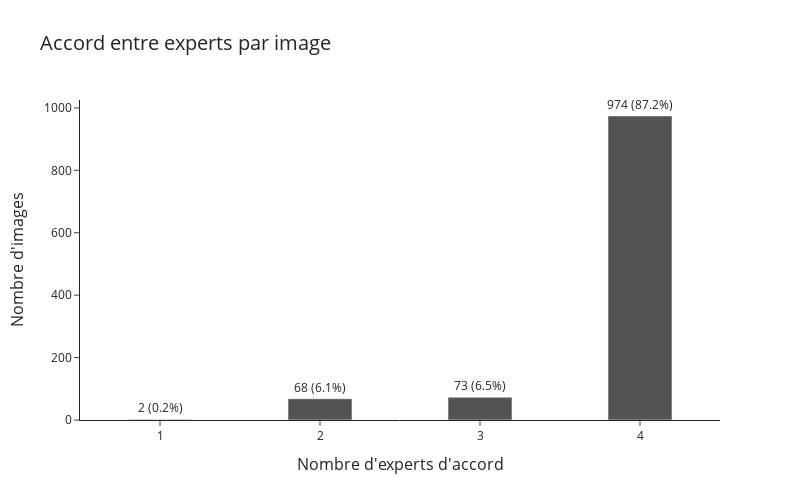

Here is the notebook cell this chart was saved with:
### Code cell
import pandas as pd
import plotly.express as px
from collections import Counter

# Fonction pour compter le niveau d'accord pour un insecte
def niveau_accord(row):
    labels = [row['labels_E1'], row['labels_E2'], row['labels_E3'], row['labels_E4']]
    counts = Counter(labels).most_common(1)[0][1]
    return counts

# Appliquer à chaque ligne (insecte)
df["niveau_accord"] = df.apply(niveau_accord, axis=1)

# Pour chaque image, retenir le niveau d'accord le plus élevé observé
df_image_niveau = df.groupby("image_id")["niveau_accord"].max().reset_index()

# Regrouper les images par niveau d'accord
accord_counts = df_image_niveau["niveau_accord"].value_counts().reindex([4, 3, 2, 1], fill_value=0).reset_index()
accord_counts.columns = ["Niveau d'accord", "Nombre d'images"]

# Ajouter les pourcentages
total_images = df_image_niveau.shape[0]
accord_counts["%"] = round((accord_counts["Nombre d'images"] / total_images) * 100, 1)
accord_counts["label"] = accord_counts["Nombre d'images"].astype(str) + " (" + accord_counts["%"].astype(str) + "%)"

# Graphique
fig = px.bar(
    accord_counts,
    x="Niveau d'accord",
    y="Nombre d'images",
    text="label",
    labels={"Niveau d'accord": "Nombre d'experts d'accord", "Nombre d'images": "Nombre d'images"},
    title="Accord entre experts par image", 
    color_discrete_sequence=["#545454"]
)

fig.update_traces(textposition="outside")
fig.update_layout(
    bargap=0.6,
    width=800,
    height=500,
    template="simple_white",
    title_font_size=20,
    xaxis_title_font_size=16,
    yaxis_title_font_size=16,
    xaxis=dict(
        tickmode="array",
        tickvals=[1, 2, 3, 4]  # affichage X en entiers uniquement
    )
)

fig.show()

### Figure 1 — Plotly figure (JSON) as saved in the notebook; plotly's stock layout.template omitted (floating-point values rounded to 4 significant figures)
{"data": [{"alignmentgroup": "True", "hovertemplate": "Nombre d'experts d'accord=%{x}<br>Nombre d'images=%{y}<br>label=%{text}<extra></extra>", "legendgroup": "", "marker": {"color": "#545454", "pattern": {"shape": ""}}, "name": "", "offsetgroup": "", "orientation": "v", "showlegend": false, "text": ["974 (87.2%)", "73 (6.5%)", "68 (6.1%)", "2 (0.2%)"], "textposition": "outside", "type": "bar", "x": [4, 3, 2, 1], "xaxis": "x", "y": [974, 73, 68, 2], "yaxis": "y"}], "layout": {"bargap": 0.6, "barmode": "relative", "height": 500, "legend": {"tracegroupgap": 0}, "title": {"font": {"size": 20}, "text": "Accord entre experts par image"}, "width": 800, "xaxis": {"anchor": "y", "domain": [0, 1], "tickmode": "array", "tickvals": [1, 2, 3, 4], "title": {"font": {"size": 16}, "text": "Nombre d'experts d'accord"}}, "yaxis": {"anchor": "x", "domain": [0, 1], "title": {"font": {"size": 16}, "text": "Nombre d'images"}}}}
